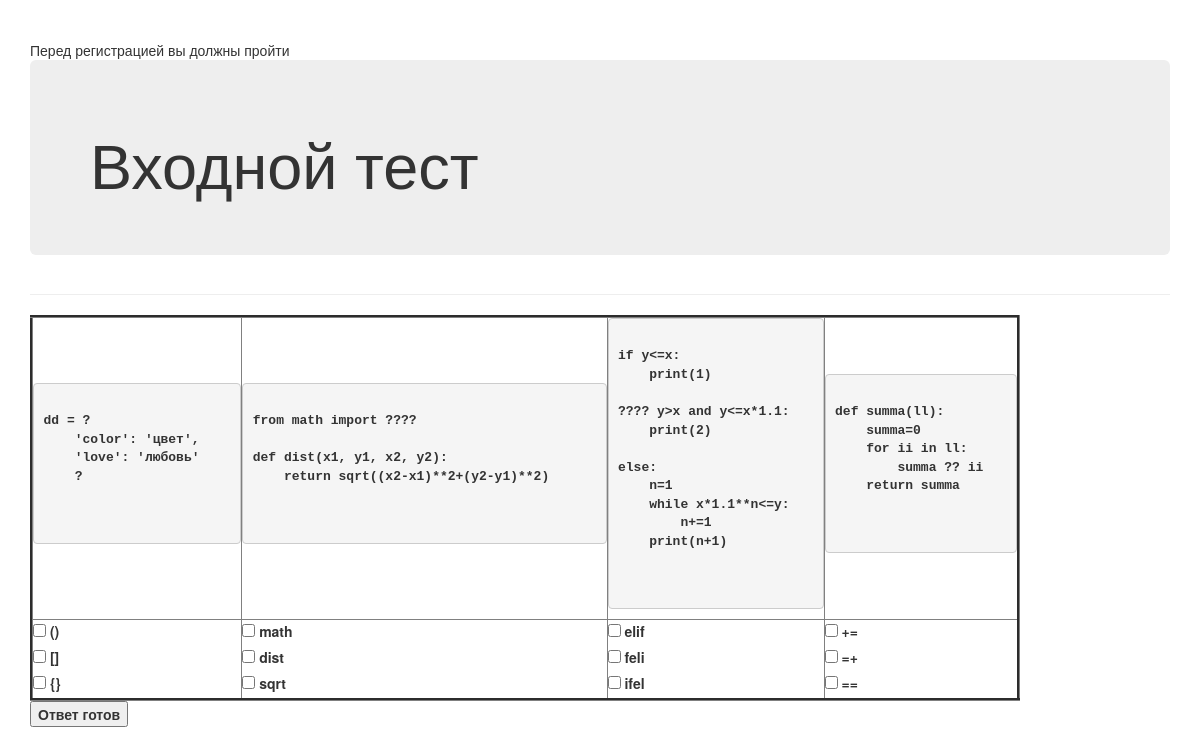
The page /ent_test on the database its author committed.
### entry_test/models.py (models this page shows, shortened)
class Riddle(models.Model):
    riddle_text = models.TextField()

class Option(models.Model):
    riddle = models.ForeignKey(Riddle, on_delete=models.CASCADE)
    text = models.CharField(max_length=255)
    correct = models.BooleanField(default=False)

### entry_test/views.py (the view)
# urls.py: path('', views.index, name='home'),
def index(request):
    qs=models.Riddle.objects.all()
    ll=list(qs)
    shuffle(ll)
    ll_op=[]
    for topic in ll:
        rr = models.Riddle.objects.get(id=topic.id)
        rr_qs=rr.option_set.all()
        l_op=[]
        for op in rr_qs:
            l_op.append(op.text)
        shuffle(l_op)
        ll_op.append(l_op)
    remembrancies=ll
    remembrancies1=ll_op
    data = {"header": "Память", "remembrancies": remembrancies , "remembrancies1": remembrancies1}
    return render(request, "entry_test/index.html", context=data)

### entry_test/templates/entry_test/index.html (shortened to what this page needs)
{% extends "entry_test/base.html" %}
	{% block header %}
Перед регистрацией вы должны пройти
	 <div class='jumbotron'>
<h1>Входной тест</h1>
</div>
{% endblock header %}
{% block content %}
   <strong>
<table border="3">
<tr>
{% for person in remembrancies %}
<td>
<pre>
<p>
{{person.riddle_text}}
 </p>
</pre>
</td>
{% endfor %}
</tr>
<form action="{% url 'entry_test:home1' %}" method="post">
<tr>
{% for person in remembrancies1 %}
<td>
{% for per in person %}
     <input type="checkbox" name={{per}} />
        <label > {{per}}</label>
    <br>
{% endfor %}
</td>
{% endfor %}
</tr>
</table>
    <input type="submit" value="Ответ готов" />
</strong>
{% endblock content %}

### entry_test/templates/entry_test/base.html (shortened to what this page needs)
{% load bootstrap3 %}
	<!DOCTYPE html>
	<html lang="en">
	 <head>
	 {% bootstrap_css %}
	 </head>
	 <body>
<div class="container">
<div class="page-header">
	 {% block header %}{% endblock header %}
</div>
<div>
	 {% block content %}{% endblock content %}
</div>
</div>
</body>
</html>

### rows shown on the page
Riddle: riddle_text "dd = ? 'color': 'цвет', 'love': 'любовь' ?"
Riddle: riddle_text "from math import ???? def dist(x1, y1, x2, y2): return sqrt((x2-x1)**2+(y2-y1)**2)"
Riddle: riddle_text "if y<=x: print(1) ???? y>x and y<=x*1.1: print(2) else: n=1 while x*1.1**n<=y: n+=1 print(n+1)"
Riddle: riddle_text "def summa(ll): summa=0 for ii in ll: summa ?? ii return summa"
Option: person "()"
Option: person "[]"
Option: person "{}"
Option: person "math"
Option: person "dist"
Option: person "sqrt"
Option: person "elif"
Option: person "feli"
Option: person "ifel"
Option: person "+="
Option: person "=+"
Option: person "=="
